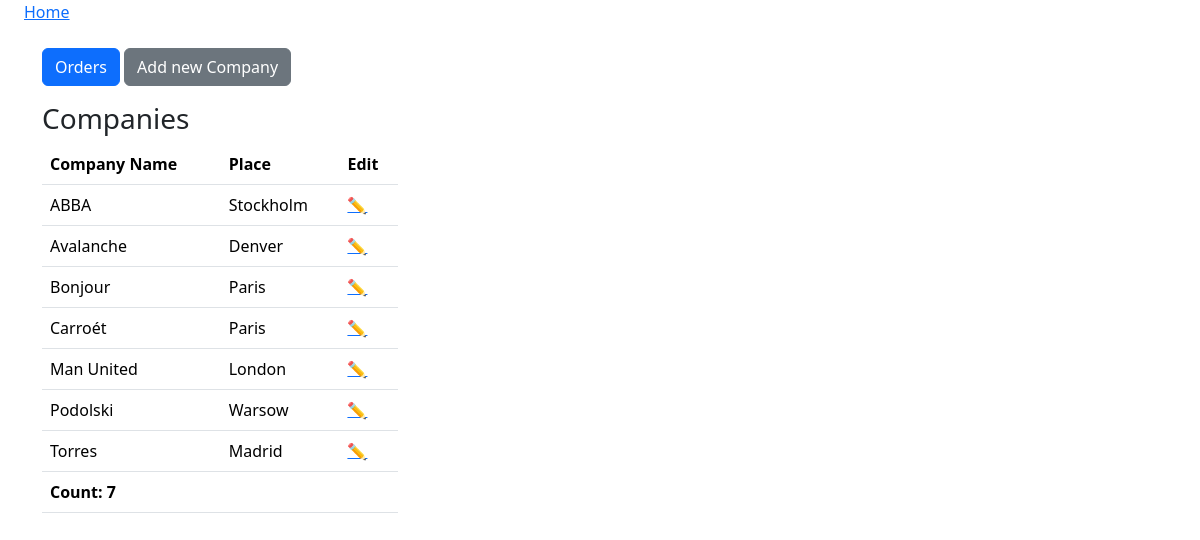
The page /company_list/ on the database as committed earlier.
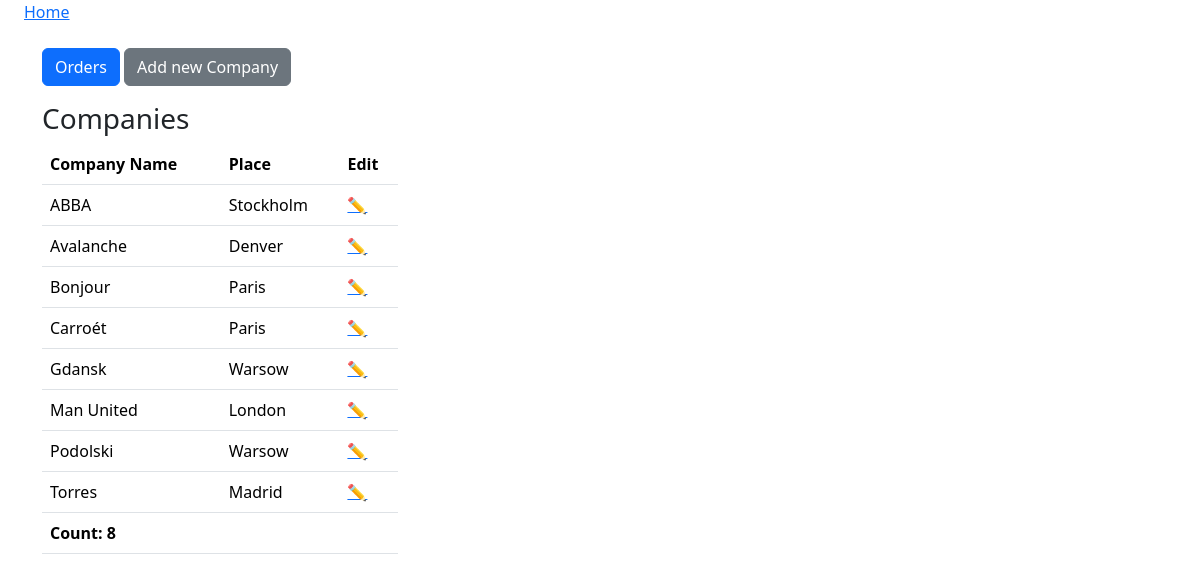
The same page on the database as committed later.
### htmx_tests/models.py (models this page shows, shortened)
class Company(models.Model):
    name = models.CharField(max_length=50)
    location = models.ForeignKey(Location, on_delete=models.CASCADE)

class Location(models.Model):
    place = models.CharField(max_length=100, unique=True)
    def __str__(self):
        return self.place

### htmx_tests/views.py (the view)
# urls.py: path("company_list/", views.company_list, name="company_list"),
def company_list(request):
    company = Company.objects.all().order_by('name')
    count = company.count()
    return render(request, 'htmx_tests/company.html', {
        'company':company,
        'count':count,
    })

### htmx_tests/templates/htmx_tests/company.html
{% extends 'base.html' %}
{% block content %}
<div class="container mt-4">
    <div class="row mb-3">
        <div class="col-md-3">
            <a class="btn btn-primary" href="{% url 'htmx_tests:order_summary_list' %}">Orders</a>
            <a class="btn btn-secondary" href="{% url 'htmx_tests:company_create' %}">Add new Company</a>
        </div>
    </div>
    <div class="row">
        <div class="col-md-4">
            <h3>Companies</h3>
            <table class="table table-hover">
                <thead>
                    <tr>
                        <th>Company Name</th>
                        <th>Place</th>
                        <th>Edit</th>
                    </tr>
                </thead>
                <tbody>
                    {% for comp in company %}
                    <tr>
                        <td>{{comp.name}}</td>
                        <td>{{comp.location}}</td>
                        <td>
                            <a href="{% url 'htmx_tests:company_edit' comp.pk %}">✏️</a>
                        </td>
                    </tr>
                    {% endfor %}
                    <tr>
                        <td class="fw-bold">Count: {{count}}</td>
                        <td></td>
                        <td></td>
                    </tr>
                </tbody>
            </table>
        </div>
    </div>
</div>
{% endblock content %}

Rows that differ between the two databases and show on the page:
added Company: name "Gdansk", location "Warsow"
Other text that changed with them:
{{ count }}: "7" → "8"
